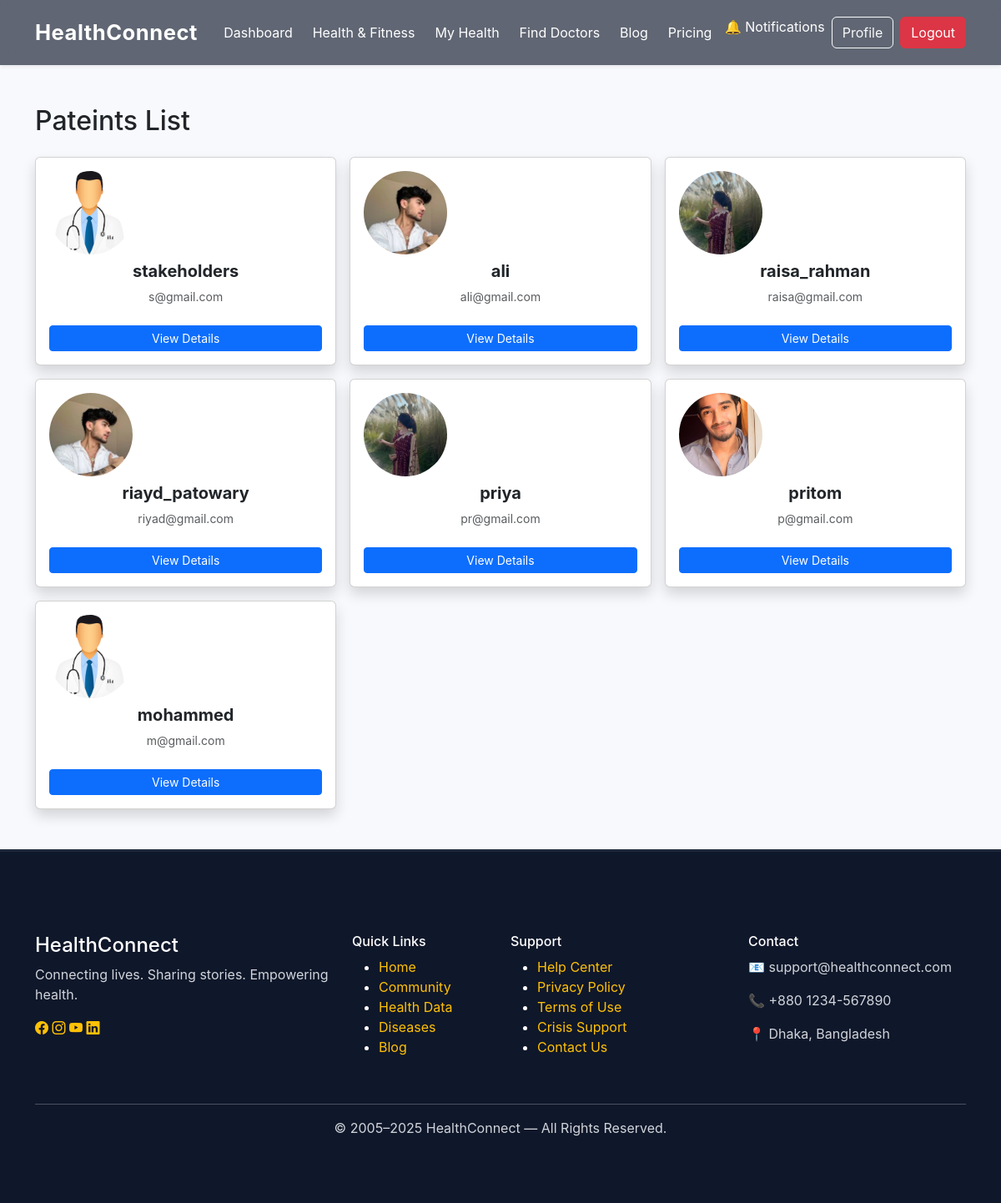
The app's page /accounts/doctor-dashboard/ (signed in), older data.
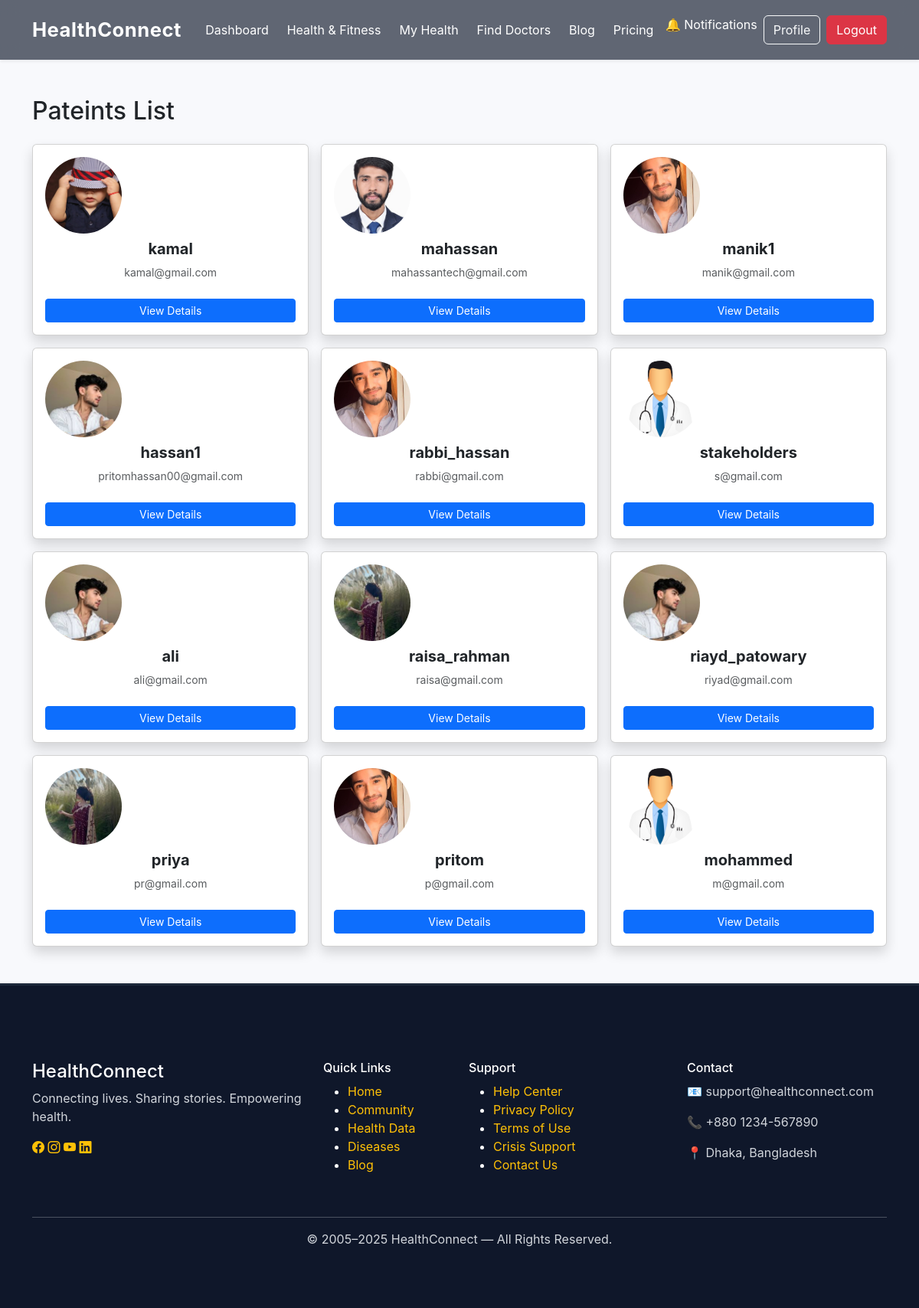
The same page, newer data.
### accounts/models.py (models this page shows, shortened)
class CustomUser(AbstractUser):
    role = models.CharField(
        max_length=20,
        choices=ROLE_CHOICES,
        default="patient"
    )
    first_name = models.CharField(max_length=30, blank=False, null=False)
    last_name = models.CharField(max_length=30, blank=False, null=False)
    degrees = models.CharField(max_length=255, blank=True, null=True)  # e.g. MBBS, FCPS, MD
    position = models.CharField(max_length=100, blank=True, null=True)  # e.g. Professor & Head
    doctor_license = models.CharField(
        max_length=50,
        blank=True,
        null=True
    )
    specialization = models.ManyToManyField(
        "Specialization",
        blank=True,
        help_text="Only for doctors"
    )
    hospital_name = models.CharField(
        max_length=150,
        blank=True,
        null=True
    )
    email = models.EmailField(unique=True)
    about_me = models.TextField(blank=True, null=True)
    phone_number = models.CharField(max_length=20, blank=True, null=True)
    profile_pic = models.ImageField(
        upload_to="profiles/",
        blank=True,
        null=True,
        default="images/doctor.jpg"
    )
    token_id = models.CharField(
        max_length=12,   # Adjust for future growth
        unique=True,
        blank=True,
        editable=False
    )

### accounts/views.py (the view)
# urls.py: path('doctor-dashboard/', views.doctor_dashboard, name='patient_lists'),
@login_required
def doctor_dashboard(request):
    if request.user.role != 'doctor':
        return HttpResponseForbidden("Not authorized")
    patients = CustomUser.objects.filter(role='patient').order_by('-date_joined')
    return render(request, 'dashboards/doctor_dashboard.html', {'patients': patients})

### blog/context_processors.py (called while the page is built)
def unread_notifications(request):
    if request.user.is_authenticated:
        return {
            "unread_count": request.user.notifications.filter(is_read=False).count()
        }
    return {"unread_count": 0}

### accounts/templates/dashboards/doctor_dashboard.html
{% extends "base.html" %}
{% load static %}
{% block content %}
<div class="container py-5">
    <h2 class="mb-4">Pateints List</h2>
    <div class="row g-3">
        {% for patient in patients %}
        <div class="col-md-4">
            <div class="card shadow p-3 text-center">
                <img src="{% if patient.profile_pic %}{{ patient.profile_pic.url }}{% else %}{% static 'images/avatar.png' %}{% endif %}"
                     width="100" height="100" class="rounded-circle mb-2" style="object-fit: cover;">
                <h5 class="fw-bold">{{ patient.username }}</h5>
                <p class="text-muted small">{{ patient.email }}</p>
                <a href="{% url 'view_patient' patient.id %}" class="btn btn-primary btn-sm mt-2 w-100">View Details</a>
            </div>
        </div>
        {% empty %}
        <p class="text-muted">No patients registered yet.</p>
        {% endfor %}
    </div>
</div>
{% endblock %}

### templates/base.html (shortened to what this page needs)
{% load static %}
{% load crispy_forms_tags %}
<!DOCTYPE html>
<html lang="en">
<head>
<link href="https://cdn.jsdelivr.net/npm/bootstrap@5.3.3/dist/css/bootstrap.min.css" rel="stylesheet">
<link rel="stylesheet" href="https://cdn.jsdelivr.net/npm/bootstrap-icons@1.11.3/font/bootstrap-icons.min.css">
<link rel="stylesheet"
href="https://cdn.jsdelivr.net/npm/bootstrap-icons@1.10.5/font/bootstrap-icons.css">
<link rel="stylesheet" href="{% static 'css/style.css' %}">
<link rel="stylesheet" href="{% static 'css/pricing.css' %}">
<link rel="stylesheet" href="{% static 'css/profile.css' %}">
<link rel="stylesheet" href="{% static 'css/bloglist.css' %}">
</head>
<body style="padding-top: 78px;">
<nav class="navbar navbar-expand-lg modern-nav fixed-top shadow-sm">
  <div class="container">
    <a class="navbar-brand fw-bold text-white" href="/">HealthConnect</a>
    <div class="collapse navbar-collapse justify-content-center" id="navbarNav">
      <ul class="navbar-nav gap-2 fs-6">
        <li class="nav-item"><a class="nav-link text-white nav-hover" href="/">Dashboard</a></li>
        <li class="nav-item"><a class="nav-link text-white nav-hover" href="{% url 'wellness_list' %}">Health & Fitness</a></li>
        <li class="nav-item"><a class="nav-link text-white nav-hover" href="{% url 'health_history_list' %}">My Health</a>
        </li>
        <li class="nav-item"><a class="nav-link text-white nav-hover" href="{% url 'doctor_list' %}">Find Doctors</a></li>
        <li class="nav-item"><a class="nav-link text-white nav-hover" href="{% url 'blog_list' %}">Blog</a></li>
        <li class="nav-item"><a class="nav-link text-white nav-hover" href="{% url 'subscription_plans' %}">Pricing</a></li>
      </ul>
    </div>
   <div class="d-flex gap-2 ">
  {% if request.user.is_authenticated %}
  <a href="{% url 'notifications' %}" class="nav-link position-relative text-white">
    🔔 Notifications
  </a>
  <a href="{% url 'profile' %}" class="btn btn-outline-light">Profile</a>
  <a href="{% url 'logout' %}" class="btn btn-danger">Logout</a>
{% else %}
  <a href="{% url 'login' %}" class="btn btn-outline-light">Sign in</a>
  <a href="{% url 'signup' %}" class="btn btn-success">Join now</a>
{% endif %}
</div>
  </div>
</nav>
{% block content %}{% endblock content %}
  <footer class="hc-footer">
    <div class="container py-5">
      <div class="row">
        <div class="col-md-4 mb-4">
          <h4 class="hc-brand">HealthConnect</h4>
          <p class="hc-desc">Connecting lives. Sharing stories. Empowering health.</p>
          <div class="hc-social mt-3">
            <a href="#"><i class="bi bi-facebook"></i></a>
            <a href="#"><i class="bi bi-instagram"></i></a>
            <a href="#"><i class="bi bi-youtube"></i></a>
            <a href="#"><i class="bi bi-linkedin"></i></a>
          </div>
        </div>
        <div class="col-md-2 mb-4">
          <h6 class="hc-title">Quick Links</h6>
          <ul class="hc-list">
            <li><a href="#">Home</a></li>
            <li><a href="#">Community</a></li>
            <li><a href="#">Health Data</a></li>
            <li><a href="#">Diseases</a></li>
            <li><a href="#">Blog</a></li>
          </ul>
        </div>
        <div class="col-md-3 mb-4">
          <h6 class="hc-title">Support</h6>
          <ul class="hc-list">
            <li><a href="#">Help Center</a></li>
            <li><a href="#">Privacy Policy</a></li>
            <li><a href="#">Terms of Use</a></li>
            <li><a href="#">Crisis Support</a></li>
            <li><a href="#">Contact Us</a></li>
          </ul>
        </div>
        <div class="col-md-3 mb-4">
          <h6 class="hc-title">Contact</h6>
          <p class="hc-text">📧 support@healthconnect.com</p>
          <p class="hc-text">📞 +880 1234-567890</p>
          <p class="hc-text">📍 Dhaka, Bangladesh</p>
        </div>
      </div>
      <hr class="hc-line">
      <p class="hc-copy text-center mb-0">
        © 2005–2025 HealthConnect — All Rights Reserved.
      </p>
    </div>
  </footer>
</body>
</html>

### static/css/style.css (style rules this page uses)
body { font-family: 'Inter', sans-serif; background: #f8f9fc; margin: 0; padding: 0; }
* { transition: 0.3s ease; }
.modern-nav { background: rgba(15, 23, 42, 0.65); backdrop-filter: blur(12px); padding: 15px 0; }
.navbar-brand { font-size: 1.6rem; letter-spacing: 0.5px; }
footer.hc-footer { background-color: #0f172a; color: #ffffff; padding-top: 50px; padding-bottom: 30px; border-top: 3px solid #1e293b; }
footer.hc-footer a { color: #ffc107; text-decoration: none; }
footer.hc-footer h4, footer.hc-footer h6 { color: #ffffff; }
footer.hc-footer .hc-social a { color: #ffc107; transition: 0.3s; }
footer.hc-footer p { color: #d1d5db; }

Row changes from the older to the newer data that the page shows:
added CustomUser: profile_pic (picture), username "kamal", email "kamal@gmail.com"
added CustomUser: profile_pic (picture), username "mahassan", email "mahassantech@gmail.com"
added CustomUser: profile_pic (picture), username "manik1", email "manik@gmail.com"
added CustomUser: profile_pic (picture), username "hassan1", email "pritomhassan00@gmail.com"
added CustomUser: profile_pic (picture), username "rabbi_hassan", email "rabbi@gmail.com"
